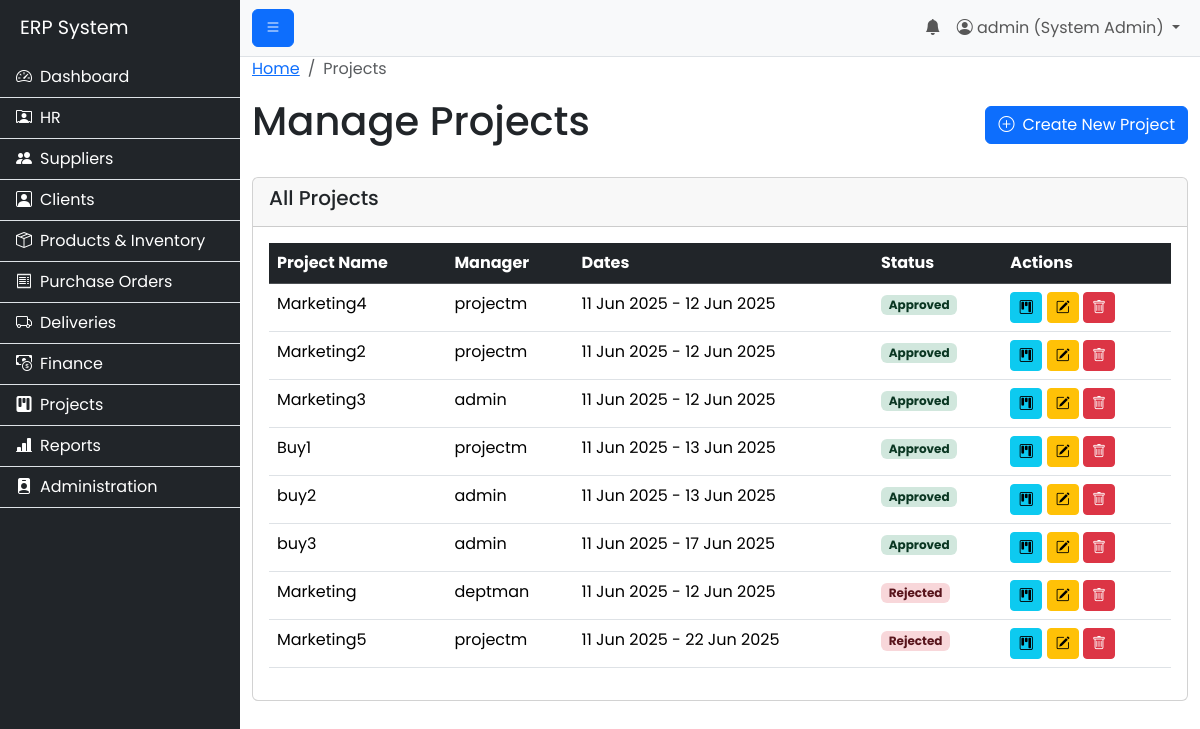
The page /modules/projects/view_projects.php (signed in) on the database as committed earlier.
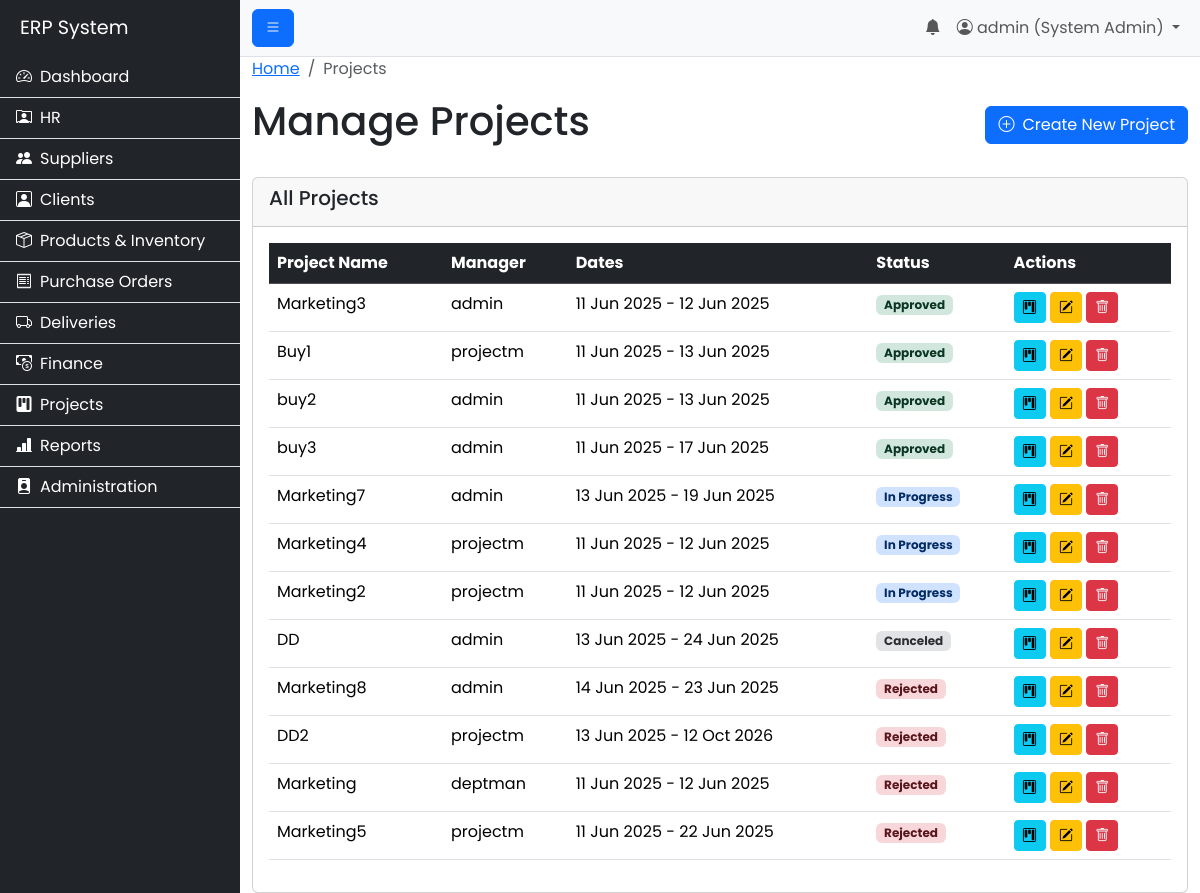
The same page on the database as committed later.
### tables this page shows
CREATE TABLE `projects` (
  `id` int(11) NOT NULL,
  `project_name` varchar(255) NOT NULL,
  `description` text DEFAULT NULL,
  `start_date` date NOT NULL,
  `end_date` date DEFAULT NULL,
  `project_budget` decimal(12,2) DEFAULT NULL,
  `budget_id` int(11) DEFAULT NULL COMMENT 'Link to a specific budget',
  `manager_id` int(11) DEFAULT NULL COMMENT 'Which user is the project manager',
  `client_id` int(11) DEFAULT NULL,
  `status` varchar(50) NOT NULL DEFAULT 'Pending Approval',
  `created_at` timestamp NOT NULL DEFAULT current_timestamp()
);

CREATE TABLE `users` (
  `id` int(11) NOT NULL,
  `username` varchar(100) NOT NULL,
  `password` varchar(255) NOT NULL,
  `email` varchar(255) NOT NULL,
  `role_id` int(11) NOT NULL,
  `is_active` tinyint(1) NOT NULL DEFAULT 1,
  `department_id` int(11) DEFAULT NULL,
  `created_at` timestamp NOT NULL DEFAULT current_timestamp()
);

### includes/permissions.php (called while the page is built, shortened)
<?php
function has_permission($required_permissions) {
    if ($_SESSION['role_name'] == 'System Admin') {
        return true;
    }
    return false;
}
?>

### modules/projects/view_projects.php (the view, shortened to what this page needs)
<?php
$page_title = "Manage Projects";
include('../../includes/permissions.php');
include('../../includes/header.php');
$conn = connect_db();
$sql = "SELECT
            p.*,
            u.username as manager_name,
            b.budget_name
        FROM projects p
        LEFT JOIN users u ON p.manager_id = u.id
        LEFT JOIN budgets b ON p.budget_id = b.id
        ORDER BY FIELD(p.status, 'Pending Approval', 'In Progress', 'On Hold', 'Not Started', 'Completed', 'Canceled', 'Rejected'), p.start_date DESC";
$result = $conn->query($sql);
$can_create = has_permission('project_create');
$can_manage_full = has_permission('project_full_access');
?>
<nav aria-label="breadcrumb">
  <ol class="breadcrumb">
    <li class="breadcrumb-item"><a href="/erp_project/index.php">Home</a></li>
    <li class="breadcrumb-item active" aria-current="page">Projects</li>
  </ol>
</nav>
<div class="d-flex justify-content-between align-items-center mb-4">
    <h1><?php echo $page_title; ?></h1>
    <?php if ($can_create): ?>
        <a href="add_project.php" class="btn btn-primary"><i class="bi bi-plus-circle me-2"></i>Create New Project</a>
    <?php endif; ?>
</div>
<div class="card">
    <div class="card-header"><h5>All Projects</h5></div>
    <div class="card-body">
        <div class="table-responsive">
            <table class="table table-hover data-table">
                <thead class="table-dark">
                    <tr>
                        <th>Project Name</th>
                        <th>Manager</th>
                        <th>Dates</th>
                        <th>Status</th>
                        <th>Actions</th>
                    </tr>
                </thead>
                <tbody>
                    <?php if ($result && $result->num_rows > 0): ?>
                        <?php while($row = $result->fetch_assoc()): ?>
                            <tr>
                                <td><?php echo htmlspecialchars($row['project_name']); ?></td>
                                <td><?php echo htmlspecialchars($row['manager_name'] ?? 'N/A'); ?></td>
                                <td><?php echo date("d M Y", strtotime($row['start_date'])) . " - " . ($row['end_date'] ? date("d M Y", strtotime($row['end_date'])) : 'Ongoing'); ?></td>
                                <td>
                                    <?php
                                        $status = htmlspecialchars($row['status']);
                                        $badge_class = '';
                                        switch ($status) {
                                            case 'Approved':
                                                $badge_class = 'bg-success-subtle text-success-emphasis';
                                                break;
                                            case 'In Progress':
                                                $badge_class = 'bg-primary-subtle text-primary-emphasis';
                                                break;
                                            case 'Canceled':
                                                $badge_class = 'bg-secondary-subtle text-secondary-emphasis';
                                                break;
                                            case 'Rejected':
                                                $badge_class = 'bg-danger-subtle text-danger-emphasis';
                                                break;
                                        }
                                        echo '<span class="badge ' . $badge_class . '">' . $status . '</span>';
                                    ?>
                                </td>
                                <td>
                                    <a href="view_project_details.php?id=<?php echo $row['id']; ?>" class="btn btn-sm btn-info" title="View Details & Tasks"><i class="bi bi-kanban"></i></a>
                                    <?php if ($can_create || $can_manage_full): ?>
                                    <a href="edit_project.php?id=<?php echo $row['id']; ?>" class="btn btn-sm btn-warning" title="Edit Project"><i class="bi bi-pencil-square"></i></a>
                                    <?php endif; ?>
                                    <?php if ($can_manage_full): ?>
                                    <button type="button" class="btn btn-sm btn-danger" data-bs-toggle="modal" data-bs-target="#deleteProjectModal" data-id="<?php echo $row['id']; ?>" title="Delete Project"><i class="bi bi-trash"></i></button>
                                    <?php endif; ?>
                                </td>
                            </tr>
                        <?php endwhile; ?>
                    <?php else: ?>
                        <tr><td colspan="5" class="text-center text-muted">No projects found.</td></tr>
                    <?php endif; ?>
                </tbody>
            </table>
        </div>
    </div>
</div>
<?php
include('../../includes/footer.php');
?>

Rows that differ between the two databases and show on the page:
added projects: project_name "Marketing7", manager.username "admin", start_date "13 Jun 2025", end_date "19 Jun 2025", status "In Progress"
changed projects "Marketing4": status "Approved" → "In Progress"; moves down the list
changed projects "Marketing2": status "Approved" → "In Progress"; moves down the list
added projects: project_name "DD", manager.username "admin", start_date "13 Jun 2025", end_date "24 Jun 2025", status "Canceled"
added projects: project_name "Marketing8", manager.username "admin", start_date "14 Jun 2025", end_date "23 Jun 2025", status "Rejected"
added projects: project_name "DD2", manager.username "projectm", start_date "13 Jun 2025", end_date "12 Oct 2026", status "Rejected"
